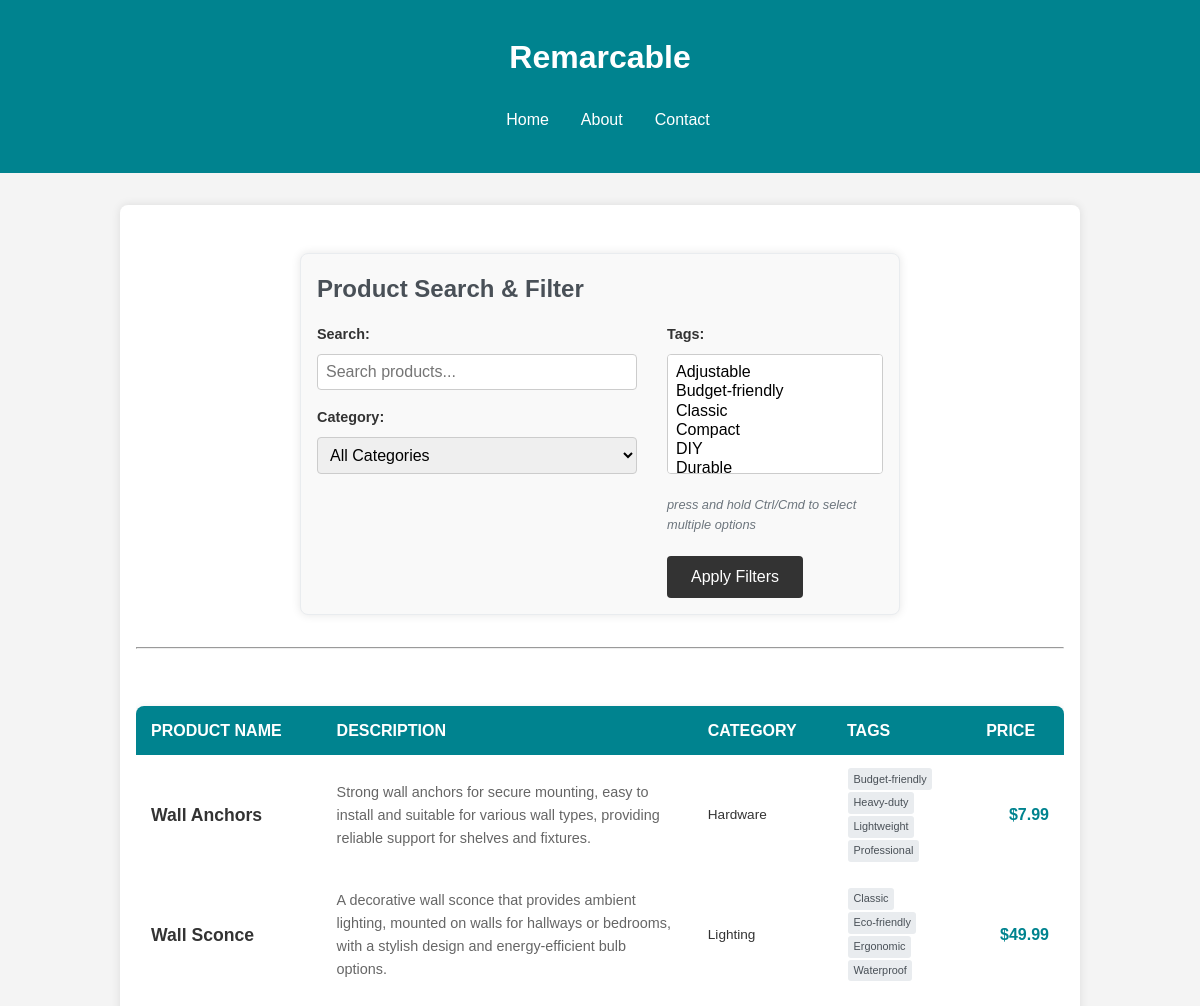
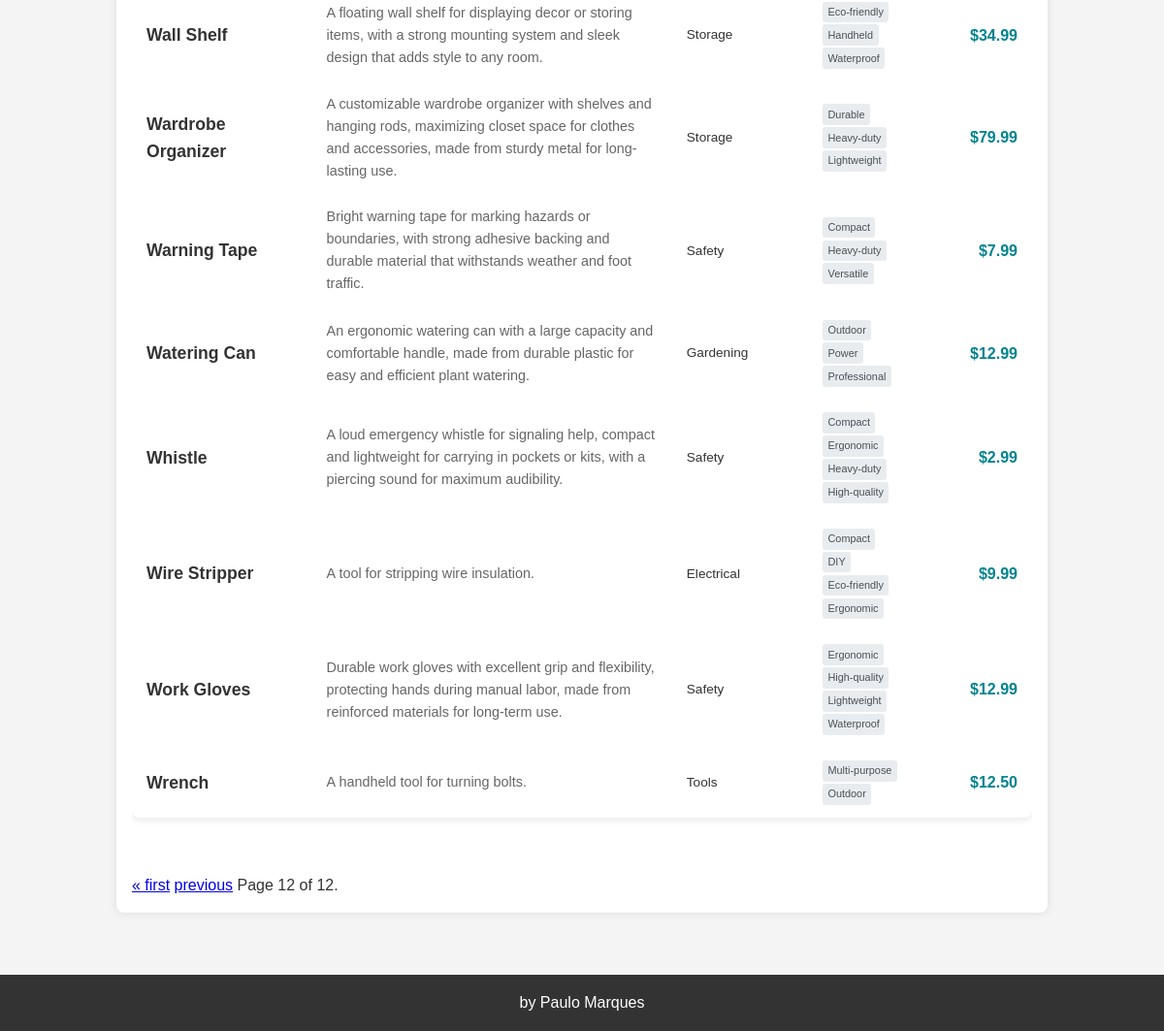
The app's page /?&page=12 with its own data (2 pictures, top to bottom).
### core/models.py (models this page shows, shortened)
class Product(models.Model):
    name = models.CharField(max_length=100, null=False)
    description = models.TextField(null=True, blank=True)
    category = models.ForeignKey(Category, on_delete=models.CASCADE, related_name='products')
    tags = models.ManyToManyField(Tag, related_name='products', blank=True)
    stock_count = models.IntegerField(default=0)
    price = models.DecimalField(max_digits=10, decimal_places=2, null=False)
    class Meta:
        constraints = [
            models.UniqueConstraint(
                Lower('name'),
                name='name_unique_case_insensitive'
            ),
            models.CheckConstraint(
                check=models.Q(stock_count__gt=0),
                name='stock_count_must_be_gt0'
            ),
            models.CheckConstraint(
                check=models.Q(price__gt=0),
                name='price_must_be_gt0'
            ),
        ]
    objects = ProductManager()

class Category(models.Model):
    name = models.CharField(max_length=100, null=False, unique=True)
    class Meta:
        verbose_name_plural = "Categories"
        constraints = [
            models.UniqueConstraint(
                Lower('name'),
                name='name_unique_ci'
            )
        ]
    def __str__(self):
        return self.name

class Tag(models.Model):
    name = models.CharField(max_length=50, null=False)
    def __str__(self):
        return self.name

### core/views.py (the view)
# urls.py: path('', views.search, name='search'),
def search(request):
    form = ProductSearchForm(request.POST or None)
    if form.is_valid():
        products = search_products(form.cleaned_data)
    else:
        products = Product.objects.all().order_by('name')
    paginator = Paginator(products, 10)  # 10 products per page
    page_number = request.GET.get('page')
    page_object = paginator.get_page(page_number)
    return render(request, 'core/search.html', {'form': form, 'page_obj': page_object})

### core/forms.py
class ProductSearchForm(forms.Form):
    search = forms.CharField(
        required=False,
        label='Search',
        widget=forms.TextInput(attrs={'placeholder': 'Search products...'})
    )
    category = forms.ModelChoiceField(
        queryset=Category.objects.all(),
        required=False,
        label='Category',
        empty_label='All Categories'
    )
    tags = forms.ModelMultipleChoiceField(
        queryset=Tag.objects.all(),
        required=False,
        label='Tags',
        widget=forms.SelectMultiple
    )

### core/templates/core/search.html (shortened to what this page needs)
{% extends "base.html" %}
{% block content %}
<form method="POST" action="{% url 'search' %}" class="search-form">
  <h1>Product Search & Filter</h1>
  <div class="form-columns">
    <div class="form-column">
      <div class="form-group">{{ form.search.label_tag }} {{ form.search }}</div>
      <div class="form-group">{{ form.category.label_tag }} {{ form.category }}</div>
    </div>
    <div class="form-column">
      <div class="form-group">{{ form.tags.label_tag }} {{ form.tags }}</div>
      <p>press and hold Ctrl/Cmd to select multiple options</p>
      <button type="submit" class="apply-filters-btn">Apply Filters</button>
    </div>
  </div>
</form>
<hr />
<div class="products-table">
  <table class="table">
    <thead>
      <tr>
        <th>Product Name</th>
        <th>Description</th>
        <th>Category</th>
        <th>Tags</th>
        <th>Price</th>
      </tr>
    </thead>
    <tbody>
      {% for product in page_obj %}
      <tr>
        <td class="product-name">{{ product.name }}</td>
        <td class="product-description">{{ product.description }}</td>
        <td class="product-category">{{ product.category.name }}</td>
        <td class="product-tags">
          {% for tag in product.tags.all %}
          <span class="tag">{{ tag }}</span>
          {% if not forloop.last %}
          <br />
          {% endif %} {% endfor %}
        </td>
        <td class="product-price">${{ product.price }}</td>
      </tr>
      {% empty %}
      <tr>
        <td colspan="4" class="no-products">No products match your criteria.</td>
      </tr>
      {% endfor %}
    </tbody>
  </table>
</div>
<div class="pagination">
  {% if page_obj.has_previous %}
  <a href="?{{ request.GET.urlencode }}&page=1">&laquo; first</a>
  <a href="?{{ request.GET.urlencode }}&page={{ page_obj.previous_page_number }}">previous</a>
  {% endif %}
  <span class="current"> Page {{ page_obj.number }} of {{ page_obj.paginator.num_pages }}. </span>
</div>
{% endblock %}

### core/static/css/style.css (style rules this page uses)
* { margin: 0; padding: 0; box-sizing: border-box; }
body { font-family: Arial, sans-serif; line-height: 1.6; color: #333; background-color: #f4f4f4; display: flex; flex-direction: column; min-height: 100vh; }
.search-form { max-width: 900px; width: 100%; margin: 0 auto 20px auto; padding: 15px; background: #f8f9fa; border-radius: 8px; border: 1px solid #e9ecef; }
.search-form h1 { margin: 0 0 15px 0; font-size: 1.5rem; color: #495057; }
.form-columns { display: flex; gap: 30px; align-items: flex-start; }
.form-column { flex: 1; }
.form-group { margin-bottom: 15px; }
.form-group label { display: block; margin-bottom: 3px; font-weight: 500; font-size: 0.9rem; color: #6c757d; }
.form-group input, .form-group select { padding: 6px 10px; border: 1px solid #ced4da; border-radius: 4px; font-size: 0.9rem; width: 100%; max-width: 320px; }
.form-group input[type="text"] { min-width: 320px; }
.apply-filters-btn { padding: 8px 20px; background-color: #007bff; color: white; border: none; border-radius: 4px; cursor: pointer; font-size: 0.9rem; margin-top: 10px; }
.search-form p { margin: 5px 0 10px 0; font-size: 0.8rem; color: #6c757d; font-style: italic; }
.search-form { max-width: 600px; margin: 2rem auto; padding: 1rem; background-color: #f9f9f9; border-radius: 8px; box-shadow: 0 0 10px rgba(0, 0, 0, 0.1); }
.form-group { margin-bottom: 1rem; }
.form-group label { display: block; margin-bottom: 0.5rem; font-weight: bold; color: #333; }
.form-group input[type="text"], .form-group select { width: 100%; padding: 0.5rem; border: 1px solid #ccc; border-radius: 4px; font-size: 1rem; }
.form-group select[multiple] { height: 120px; }
button[type="submit"] { padding: 0.75rem 1.5rem; background-color: #333; color: #fff; border: none; border-radius: 4px; font-size: 1rem; cursor: pointer; transition: background-color 0.3s; }
.apply-filters-btn { padding: 0.75rem 1.5rem; background-color: #007bff; color: #fff; border: none; border-radius: 4px; font-size: 1rem; cursor: pointer; transition: background-color 0.3s; }
.products-table { margin: 2rem 0; overflow-x: auto; }
.table { width: 100%; border-collapse: collapse; box-shadow: 0 2px 8px rgba(0, 0, 0, 0.1); border-radius: 8px; overflow: hidden; table-layout: fixed; }
.table th:nth-child(1), .table td:nth-child(1) { width: 20%; }
.table th:nth-child(2), .table td:nth-child(2) { width: 40%; }
.table th:nth-child(3), .table td:nth-child(3) { width: 15%; }
.table th:nth-child(4), .table td:nth-child(4) { width: 15%; }
.table th:nth-child(5), .table td:nth-child(5) { width: 10%; }
.product-name { font-weight: bold; font-size: 1.1em; color: #333; }
.product-description { font-size: 0.9em; color: #666; max-width: 300px; }
.product-category { font-size: 0.85em; }
.product-tags { font-size: 0.85em; }
.tag { display: inline-block; background-color: #e9ecef; color: #495057; padding: 0.2em 0.5em; border-radius: 3px; margin: 0.1em; font-size: 0.8em; }
.product-price { font-weight: bold; color: rgb(0, 131, 143); text-align: right; }
table { width: 100%; border-collapse: collapse; margin: 25px 0; font-family: sans-serif; min-width: 400px; box-shadow: 0 0 20px rgba(0, 0, 0, 0.15); border-radius: 5px; overflow: hidden; }
th, td { padding: 12px 15px; text-align: left; }
thead tr { background-color: rgb(0, 131, 143); color: #fff; text-transform: uppercase; }

### records on screen
Product: name "Wall Anchors", description "Strong wall anchors for secure mounting, easy to install and suitable for various wall types, providing reliable support for shelves and fixtures.", category.name "Hardware", price "7.99"
Tag: name "Budget-friendly"
Tag: name "Heavy-duty"
Tag: name "Lightweight"
Tag: name "Professional"
Product: name "Wall Sconce", description "A decorative wall sconce that provides ambient lighting, mounted on walls for hallways or bedrooms, with a stylish design and energy-efficient bulb options.", category.name "Lighting", price "49.99"
Tag: name "Classic"
Tag: name "Eco-friendly"
Tag: name "Ergonomic"
Tag: name "Waterproof"
Product: name "Wall Shelf", description "A floating wall shelf for displaying decor or storing items, with a strong mounting system and sleek design that adds style to any room.", category.name "Storage", price "34.99"
Tag: name "Handheld"
Product: name "Wardrobe Organizer", description "A customizable wardrobe organizer with shelves and hanging rods, maximizing closet space for clothes and accessories, made from sturdy metal for long-lasting use.", category.name "Storage", price "79.99"
Tag: name "Durable"
Product: name "Warning Tape", description "Bright warning tape for marking hazards or boundaries, with strong adhesive backing and durable material that withstands weather and foot traffic.", category.name "Safety", price "7.99"
Tag: name "Compact"
Tag: name "Versatile"
Product: name "Watering Can", description "An ergonomic watering can with a large capacity and comfortable handle, made from durable plastic for easy and efficient plant watering.", category.name "Gardening", price "12.99"
Tag: name "Outdoor"
Tag: name "Power"
Product: name "Whistle", description "A loud emergency whistle for signaling help, compact and lightweight for carrying in pockets or kits, with a piercing sound for maximum audibility.", category.name "Safety", price "2.99"
Tag: name "High-quality"
Product: name "Wire Stripper", description "A tool for stripping wire insulation.", category.name "Electrical", price "9.99"
Tag: name "DIY"
Product: name "Work Gloves", description "Durable work gloves with excellent grip and flexibility, protecting hands during manual labor, made from reinforced materials for long-term use.", category.name "Safety", price "12.99"
Product: name "Wrench", description "A handheld tool for turning bolts.", category.name "Tools", price "12.50"
Tag: name "Multi-purpose"

### other values on screen
{{ page_obj.number }} "12"
{{ page_obj.paginator.num_pages }} "12"
